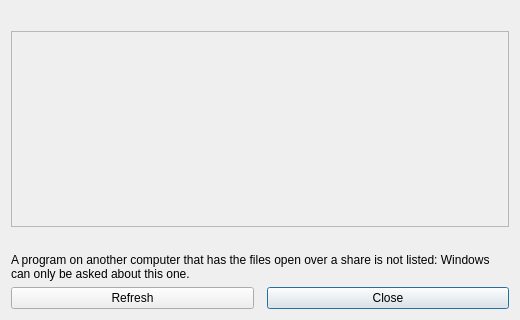
<?xml version="1.0" encoding="UTF-8"?>
<ui version="4.0">
 <class>RenameHoldersDialog</class>
 <widget class="QDialog" name="RenameHoldersDialog">
  <property name="geometry">
   <rect>
    <x>0</x>
    <y>0</y>
    <width>520</width>
    <height>320</height>
   </rect>
  </property>
  <property name="windowTitle">
   <string>What Is Holding It</string>
  </property>
  <layout class="QVBoxLayout" name="main_layout">
   <item>
    <widget class="QLabel" name="intro_label">
     <property name="text">
      <string/>
     </property>
     <property name="wordWrap">
      <bool>true</bool>
     </property>
    </widget>
   </item>
   <item>
    <widget class="QScrollArea" name="holders_scroll_area">
     <property name="widgetResizable">
      <bool>true</bool>
     </property>
     <widget class="QWidget" name="holders_container">
      <property name="geometry">
       <rect>
        <x>0</x>
        <y>0</y>
        <width>500</width>
        <height>160</height>
       </rect>
      </property>
      <layout class="QVBoxLayout" name="holders_layout">
       <item>
        <spacer name="holders_spacer">
         <property name="orientation">
          <enum>Qt::Orientation::Vertical</enum>
         </property>
        </spacer>
       </item>
      </layout>
     </widget>
    </widget>
   </item>
   <item>
    <widget class="QLabel" name="status_label">
     <property name="text">
      <string/>
     </property>
     <property name="wordWrap">
      <bool>true</bool>
     </property>
    </widget>
   </item>
   <item>
    <widget class="QLabel" name="elsewhere_label">
     <property name="text">
      <string>A program on another computer that has the files open over a share is not listed: Windows can only be asked about this one.</string>
     </property>
     <property name="wordWrap">
      <bool>true</bool>
     </property>
    </widget>
   </item>
   <item>
    <layout class="QHBoxLayout" name="button_layout">
     <item>
      <widget class="QPushButton" name="refresh_button">
       <property name="text">
        <string>Refresh</string>
       </property>
      </widget>
     </item>
     <item>
      <spacer name="button_spacer">
       <property name="orientation">
        <enum>Qt::Orientation::Horizontal</enum>
       </property>
      </spacer>
     </item>
     <item>
      <widget class="QPushButton" name="close_button">
       <property name="text">
        <string>Close</string>
       </property>
       <property name="default">
        <bool>true</bool>
       </property>
      </widget>
     </item>
    </layout>
   </item>
  </layout>
 </widget>
 <resources/>
 <connections/>
</ui>
